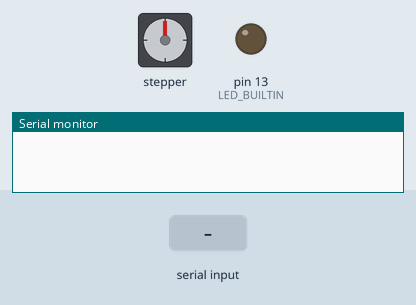
Simulated run of this sketch. Board: Arduino Uno, built with avr-gcc and run on an emulated ATmega328P. Parts: stepper motor, output pins drawn as LEDs (lit = HIGH), the last lines printed to the serial monitor. The inputs (shaded band) are chosen by the test bench. Stepper angles assume 2048 steps per turn.

Above: at 1.2 s.
1.3 s: "flock0\n" received over Serial
At 2.31 s:
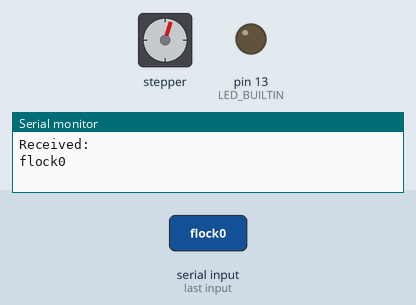
10.3 s: "fled1\n" received over Serial
At 11.7 s:
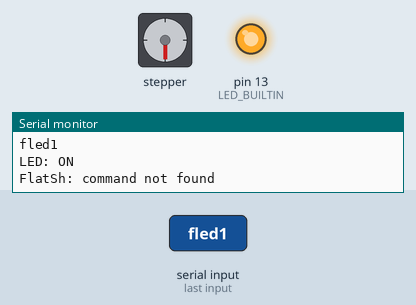
13.3 s: "fled0\n" received over Serial
At 13.9 s:
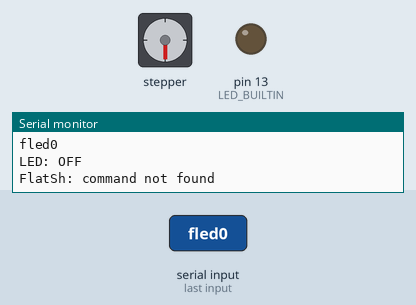
14.8 s: "flock0\n" received over Serial
At 16.13 s:
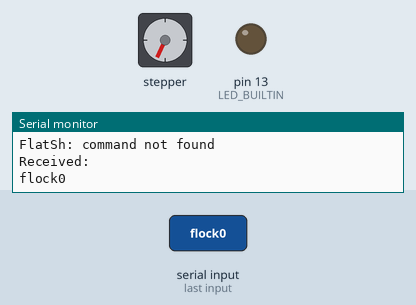
Timing chart, 0 to 23.9 s (numbered marks = the images above; inputs shaded):
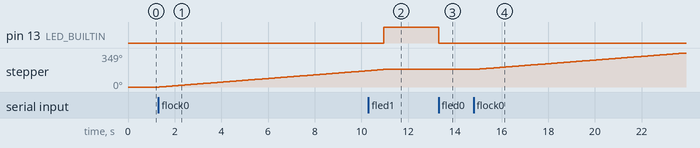

The sketch:

v01.ino
```cpp
//#
//# Ready to compile programm
//# IF YOU DON'T KNOW WHAT YOU'RE DOING: DO NOT EDIT.
//# FlatShAuto source for Arduino uno.
//#
#include <Stepper.h>
String inputString = "";
boolean stringComplete = false;
int lstate = 0 ;
#define STEPS 32
Stepper stepper (STEPS, 8, 10, 9, 11);
void setup() {
  Serial.begin(9600);
  inputString.reserve(200);
  stepper.setSpeed(200);
  pinMode(LED_BUILTIN, OUTPUT);
  digitalWrite(LED_BUILTIN, LOW);
}
void loop() {
  if (stringComplete) {
    Serial.println("Received:");
    Serial.println(inputString);
    if (inputString.equals("fled1")) {
      digitalWrite(LED_BUILTIN, HIGH);
      Serial.println("LED: ON");
    }
    if (inputString.equals("fled0")) {
      digitalWrite(LED_BUILTIN, LOW);
      Serial.println("LED: OFF");
    }
    if (inputString.equals("flock0")) {
      stepper.step(1024);
      Serial.println("Lock: unlocked");
    }
    if (inputString.equals("flock1")) {
      stepper.step(0-1024);
      Serial.println("Lock: locked");
    }
    if (inputString.equals("flight1")) {
      Serial.println("Light: Not included yet");
    }
    if (inputString.equals("flight0")) {
      Serial.println("Light: Not included yet");
    }
    if (inputString.equals("help")) {
        char *helptext =
            "FlatSh - Shell with unique ideas       .\n"
            "The following commands are built in    :\n"
            "  fled1/0    1 = led on, 0 = led off   .\n"
            "  flock1/0   1 = lock on, 0 = lock off .\n"
            "  flight1/0  1 = light on 0 = light off.\n"
            "  help       Print this help text      .\n";
        Serial.println(helptext);
    }
    else {Serial.println("FlatSh: command not found");}
    inputString = "";
    stringComplete = false;
  }
}

void serialEvent(){
  while (Serial.available()) {
    char inChar = (char)Serial.read();
    if (inChar == '\n') {
      stringComplete = true;
    } else {
      inputString += inChar ;
    }
  }
}
```

Measured:
- after the input at 1.3 s, stepper: keeps turning clockwise at about 19°/s, starting after 0.05 s
- after the input at 10.3 s, pin 13 (LED_BUILTIN): LOW → HIGH after 0.66 s
- after the input at 13.3 s, pin 13 (LED_BUILTIN): HIGH → LOW at once
- after the input at 14.8 s, stepper: keeps turning clockwise at about 19°/s, starting after 0.05 s
